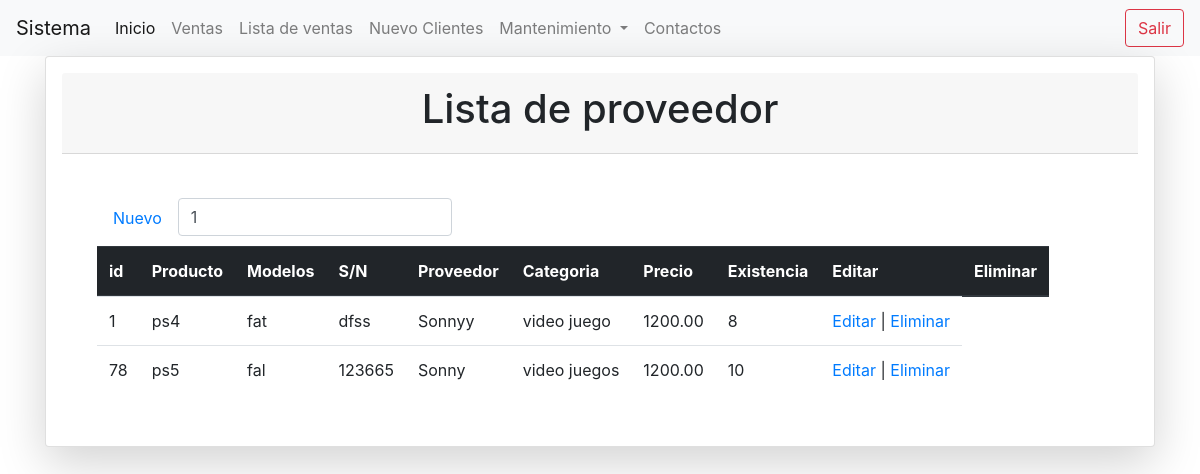
Page /buscar_producto.php?busqueda=1 (signed in) on the committed database.
### tables this page shows
CREATE TABLE `producto` (
  `codproducto` int(11) NOT NULL COMMENT 'Llave primaria',
  `nombre` varchar(50) NOT NULL COMMENT 'Nombre de producto ',
  `modelos` varchar(30) NOT NULL COMMENT 'Modelo de producto ',
  `ser_no` varchar(50) NOT NULL COMMENT 'Sierra de producto ',
  `categoria` varchar(30) NOT NULL COMMENT 'Categoría de producto ',
  `proveedor` int(11) NOT NULL COMMENT 'Llave secundaria ',
  `precio` decimal(10,2) NOT NULL COMMENT 'Precio de compra ',
  `existencia` varchar(11) NOT NULL COMMENT 'Existencia de producto ',
  `date_add` timestamp NOT NULL DEFAULT current_timestamp() COMMENT 'Fecha de compra ',
  `estatus` int(11) NOT NULL DEFAULT 1 COMMENT 'Estatus si esta activo o inactivo ',
  `idusuario` int(11) NOT NULL COMMENT 'Llave secundaria '
);

CREATE TABLE `proveedor` (
  `idproveedor` int(11) NOT NULL COMMENT 'Llave primaria ',
  `proveedor` varchar(45) NOT NULL COMMENT 'Proveedor ',
  `sector_comercial` varchar(45) NOT NULL COMMENT 'Tipos de comerciales ',
  `documentos` varchar(45) DEFAULT NULL COMMENT 'Documentos de proveedor ',
  `correo` varchar(45) NOT NULL COMMENT 'Correo de proveedor ',
  `URL` varchar(45) NOT NULL COMMENT 'Sitio wed de proveedor ',
  `dirrecion` varchar(45) NOT NULL COMMENT 'Dirección de proveedor ',
  `ciudad` varchar(45) NOT NULL COMMENT 'provincia donde el proveedor esta ubicado ',
  `telefono` varchar(13) NOT NULL COMMENT 'Contactos de proveedor',
  `estatus` varchar(1) NOT NULL DEFAULT '1' COMMENT 'Si el proveedor esta activo o inactivo ',
  `idusuario` int(11) NOT NULL COMMENT 'Usuario que se encargo de registra el proveedor '
);

### buscar_producto.php (the view, shortened to what this page needs)
<?php
include "conexion.php";
?>
<!doctype html>
<html lang="en">
  <head>
<?php
include "nav.php";
?>
  </head>
  <body>
  <div class="container">
        <div class="row">
            <div class="col-lg-12 col-md-6">
            <div class="card shadow-lg p-3 mb-5 bg-white ">
            <div class="card-header text-center"> <h1>Lista de proveedor</h1></div>
            <div class="card-body col-md-12">
            <div class="container">
                <?php
                $busqueda = $_REQUEST['busqueda'];
                ?>
          <br>
            <ul class="nav nav">
              <li class="nav-item com-md-12">
                <a class="nav-link active" href="registro_producto.php">Nuevo</a>
              </li>
              <form action="buscar_producto.php" method="get">
            <div class="input-group">
            <div class="form-outline">
            <input type="search" id="form1" name="busqueda" value="<?php echo $busqueda; ?>" class="form-control" />
            </div>
                  </div>
                </form>
            <br>
            <br>
           <table class="table table-responsive table-hover">
            <thead class="thead-dark">
              <tr>
              <th scope="col">id</th>
                <th scope="col ">Producto</th>
                <th scope="col">Modelos</th>
                <th scope="col">S/N</th>
                <th scope="col">Proveedor</th>
                <th scope="col">Categoria</th>
                <th scope="col">Precio</th>
                <th scope="col">Existencia</th>
                <th scope="col">Editar</th>
                <th scope="col">Eliminar</th>
                 </thead>
                 <tbody>
                  <tr>
                  <?php
                   $por_pagina = 5;
                   if(empty($_GET['pagina']))
                   {
                     $pagina = 1;
                   }else{
                    $pagina = $_GET['pagina'];
                   }
                   $desde = ($pagina -1) * $por_pagina;
                 $qury = mysqli_query($conection,"SELECT  p.codproducto ,p.nombre,p.modelos,p.ser_no,p.categoria,pro.proveedor,p.precio,p.existencia
                  FROM producto p INNER JOIN proveedor pro ON p.proveedor = pro.idproveedor WHERE
                 (
                        p.codproducto   LIKE '%$busqueda%' OR
                        p.nombre LIKE '%$busqueda%' OR
                    	  p.modelos LIKE '%$busqueda%' OR
                        p.ser_no LIKE '$busqueda%'OR
                        pro.proveedor LIKE '$busqueda%'OR
                        p.categoria  LIKE '$busqueda%'OR
                        p.precio LIKE '%$busqueda%' )
                 AND
                 p.estatus = 1 ORDER BY p.codproducto ASC
                 LIMIT $desde,$por_pagina");
                $result = mysqli_num_rows($qury);
                 if($result>0){
                   while($data= mysqli_fetch_array($qury)){
                   ?>
                   <tr>
                 <td><?php echo $data["codproducto"]?></td>
                    <td><?php echo $data["nombre"];?></td>
                    <td><?php echo $data["modelos"];?></td>
                    <td><?php echo $data["ser_no"];?></td>
                    <td><?php echo $data["proveedor"];?></td>
                    <td><?php echo $data["categoria"];?></td>
                    <td><?php echo $data["precio"];?></td>
                    <td><?php echo $data["existencia"];?></td>
                    <td>
                     <a href="edit_proveedor.php?id=<?php echo $data["idproveedor"];?>">Editar</a> |
                      <?php
                      if($_SESSION['idrol'] ==1 || $_SESSION['idrol'] ==3){
                      ?>
                      <a href="eliminar_confimar_proveedor.php?id=<?php echo $data["idproveedor"];?>">Eliminar</a>
                      <?php }
                      ?>
                    </td>
                   </tr>
                   <?php
                   }
                 }
                 ?>
                 </tbody>
                </table>
                </ul>
                </div>
                </div>
                </div>
            </div>
      </div>
      </div>
  </body>
</html>

### rows in the picture
producto: codproducto "1", nombre "ps4", modelos "fat", ser_no "dfss", proveedor.proveedor "Sonnyy", categoria "video juego", precio "1200.00", existencia "8"
producto: codproducto "78", nombre "ps5", modelos "fal", ser_no "123665", proveedor.proveedor "Sonny", categoria "video juegos", precio "1200.00", existencia "10"
